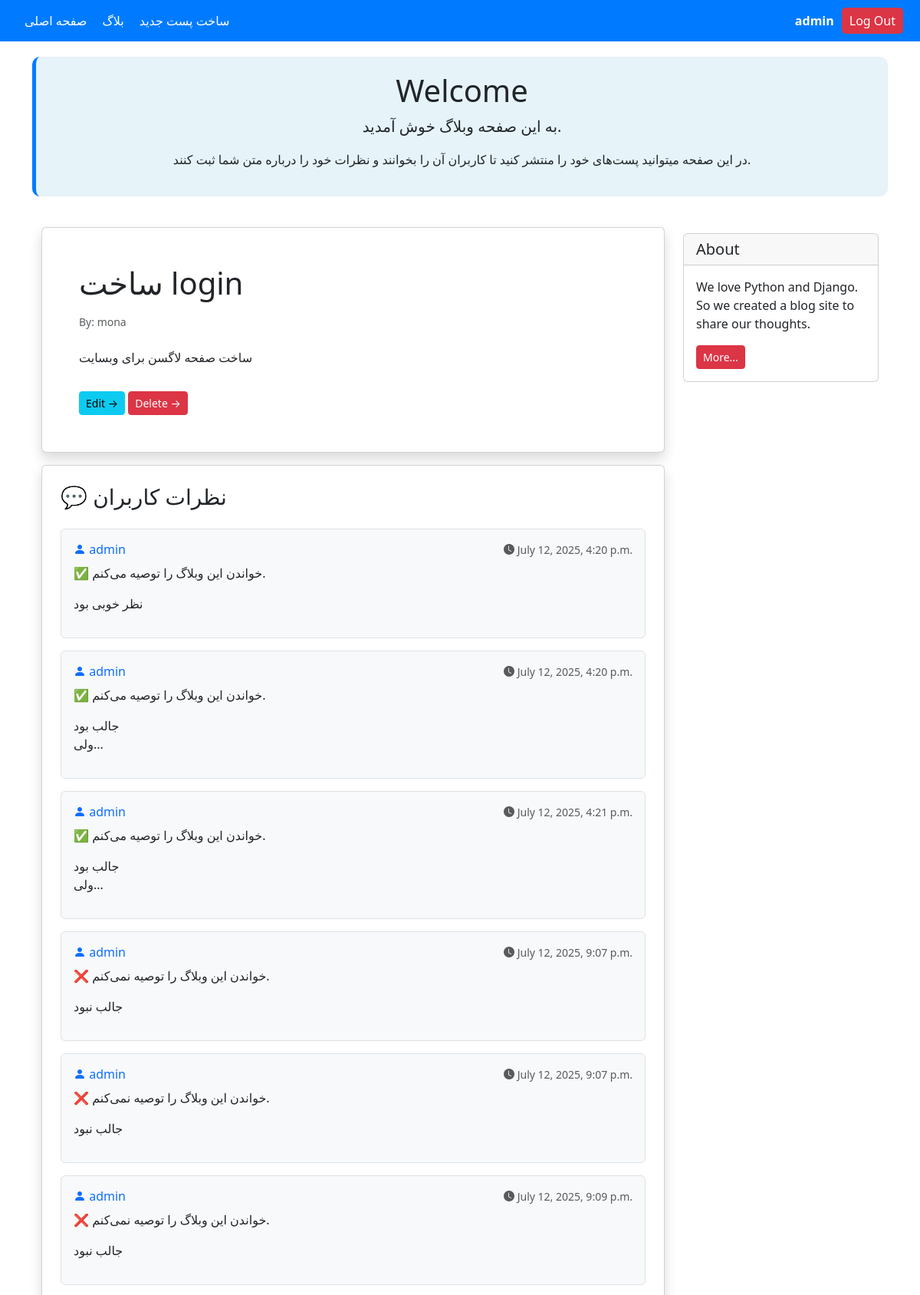
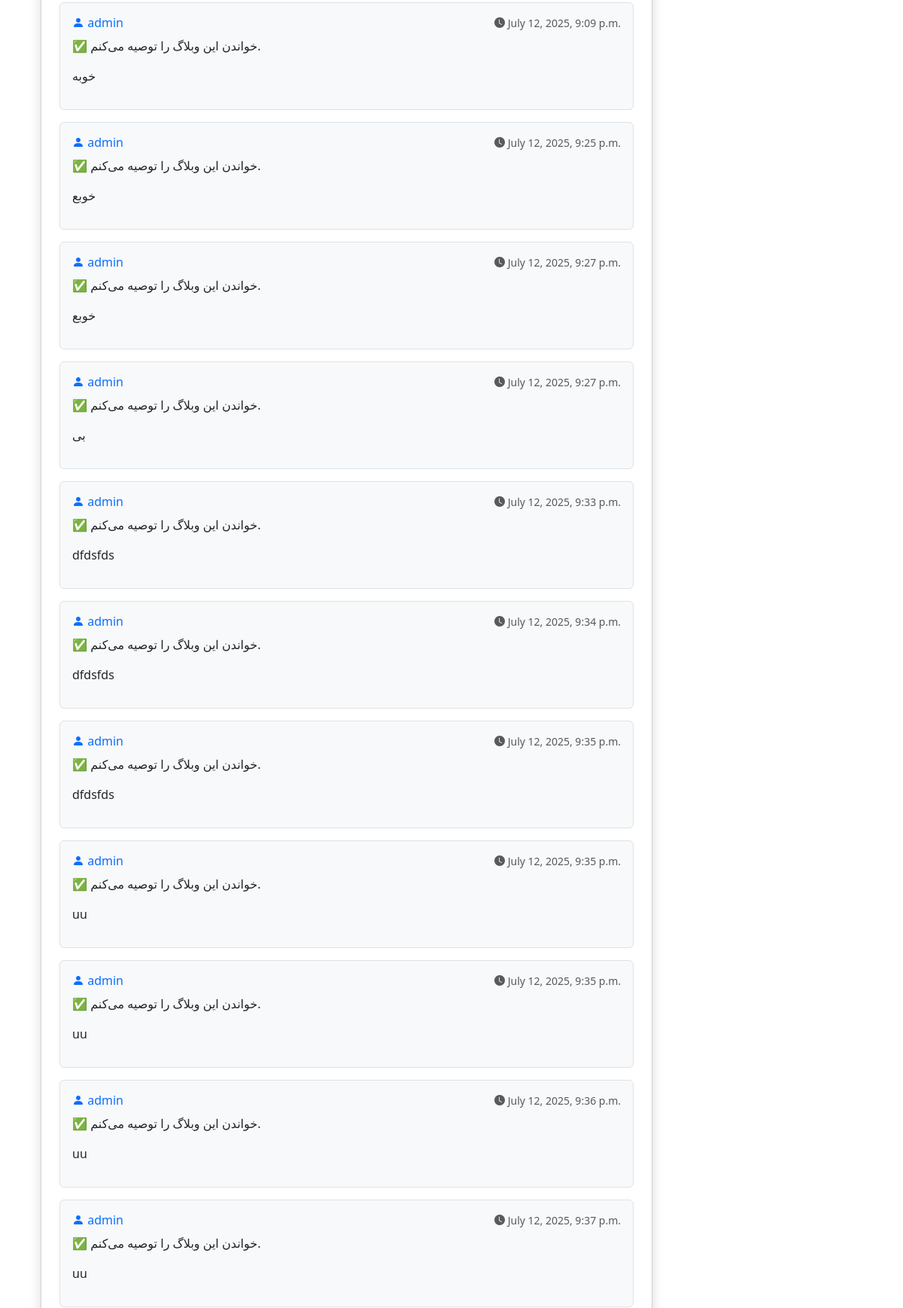
Screenshot of /31/ (signed in, upper part) with the database file from the repository (2 pictures, top to bottom).
### blog/models.py (models this page shows, shortened)
class Post(models.Model):
    STATUS_CHOICES =(
        ('pub','Published'),
        ('drf','Draft'),
    )
    title = models.CharField(max_length=200)
    text = models.TextField()
    datetime_created = models.DateTimeField(auto_now_add=True)
    datetime_modified = models.DateTimeField(auto_now=True)
    status = models.CharField(choices= STATUS_CHOICES,max_length=3 )
    author = models.ForeignKey("auth.User",on_delete = models.CASCADE)

class Comment(models.Model):
    text = models.TextField()
    datetime_created = models.DateTimeField(auto_now_add=True)
    user = models.ForeignKey(get_user_model(),on_delete = models.CASCADE)
    is_activate = models.BooleanField(default=True)
    recommend = models.BooleanField(default=True)
    post = models.ForeignKey(Post,on_delete = models.CASCADE,related_name='comments')

### blog/views.py (the view)
# urls.py: path('<int:pk>/',views.post_detail,name='post_detail'),
def post_detail(request,pk):
    post = get_object_or_404(Post,pk=pk)
    post_comments = post.comments.all()
    if request.method == 'POST':
        comment_form = CommentForm(request.POST)
        if comment_form.is_valid():
            new_comment = comment_form.save(commit=False)
            new_comment.post = post
            new_comment.user = request.user
            new_comment.save()
            comment_form = CommentForm()
    else:
        comment_form = CommentForm()
    return render(request,"blog/post_detail.html",{"post":post,
        "comments":post_comments,
        "comment_form":comment_form,
        })

### blog/templates/blog/post_detail.html (shortened to what this page needs)
{% extends '_base.html' %}
{% load crispy_forms_tags %}
{% block content %}
<div class="container mt-4">
    <div class="row">
        <div class="col-9">
            <div class="card shadow my-3 p-5">
                <h1>{{ post.title }}</h1>
                <p class="small text-muted mt-2">By: {{ post.author }}</p>
                <p class="mt-2">{{ post.text }}</p>
                <div class="mt-3">
                    <a href="{% url 'post_update' post.id %}" class="btn btn-sm btn-info">Edit &rarr;</a>
                    <a href="{% url 'post_delete' post.id %}" class="btn btn-sm btn-danger">Delete &rarr;</a>
                </div>
            </div>
            <div class="card shadow my-3 p-4">
                <h3 class="mb-4">💬 نظرات کاربران</h3>
                    {% for comment in comments %}
                        {% if comment.is_activate %}
                            <div class="border rounded p-3 mb-3 bg-light">
                                <div class="d-flex justify-content-between align-items-center mb-2">
                                    <h6 class="mb-0 text-primary">
                                        <i class="bi bi-person-fill"></i> {{ comment.user.username }}
                                    </h6>
                                    <small class="text-muted">
                                        <i class="bi bi-clock-fill"></i>
                                        {{ comment.datetime_created|date:"F j, Y, g:i a" }}
                                    </small>
                                </div>
                                <p class="mb-1">
                                    {% if comment.recommend %}
                                        ✅ خواندن این وبلاگ را توصیه می‌کنم.
                                    {% else %}
                                        ❌ خواندن این وبلاگ را توصیه نمی‌کنم.
                                    {% endif %}
                                </p>
                                <p class="text-dark">
                                    {{ comment.text|linebreaks }}
                                </p>
                            </div>
                        {% endif %}
                    {% endfor %}
            </div>
        </div>
        <div class="col-3">
            <div class="card my-4">
                <h5 class="card-header">About</h5>
                <div class="card-body">
                    <p class="card-text">We love Python and Django. So we created a blog site to share our thoughts.</p>
                    <a href="#" class="btn btn-sm btn-danger">More...</a>
                </div>
            </div>
        </div>
    </div>
</div>
{% endblock content %}

### templates/_base.html (shortened to what this page needs)
<!DOCTYPE html>
<html lang="fa">
<head>
    <link rel="stylesheet" href="https://cdn.jsdelivr.net/npm/bootstrap@5.3.0/dist/css/bootstrap.min.css">
    <link rel="stylesheet" href="https://cdn.jsdelivr.net/npm/bootstrap-icons@1.10.5/font/bootstrap-icons.css">
</head>
<body>
<nav class="navbar">
    <div class="container-fluid d-flex align-items-center">
        <div class="d-flex align-items-center me-auto">
            <a href="{% url 'post_list' %}">صفحه اصلی</a>
            <a href="/blog">بلاگ</a>
            <a href="{% url 'post_create' %}">ساخت پست جدید</a>
        </div>
        <div class="user-info">
            {% if user.is_authenticated %}
                <span>{{ user.username }}</span>
                <form action="{% url 'logout' %}" method="POST">
                    <button type="submit" class="btn-logout">Log Out</button>
                </form>
            {% else %}
                <a class="text-light" href="{% url 'login' %}">Log in</a> |
                <a class="text-light" href="{% url 'singup' %}">Sing Up</a>
            {% endif %}
        </div>
    </div>
</nav>
<div class="container">
    <div class="welcome-box">
        <h1>Welcome</h1>
        <p class="lead">به این صفحه وبلاگ خوش آمدید.</p>
        <p>در این صفحه میتوانید پست‌های خود را منتشر کنید تا کاربران آن را بخوانند و نظرات خود را درباره متن شما ثبت
            کنند.</p>
    </div>
</div>
<div class="container">
    {% block content %}{% endblock content %}
</div>
</body>
</html>

### templates/_base.html (style rules this page uses)
body { transition: background-color 0.3s, color 0.3s; }
.navbar { background-color: #007bff; padding: 10px; }
.navbar a { color: white; text-decoration: none; margin: 0 10px; }
.welcome-box { background-color: rgba(173, 216, 230, 0.3); border-left: 5px solid #007bff; padding: 20px; border-radius: 10px; text-align: center; margin-top: 20px; }
.user-info { display: flex; align-items: center; gap: 10px; }
.user-info span { color: white; font-weight: bold; }
.user-info .btn-logout { background-color: #dc3545; color: white; border: none; padding: 5px 10px; border-radius: 5px; cursor: pointer; transition: background-color 0.3s; }

### rows the page displays
Post: title "ساخت login", author "mona", text "ساخت صفحه لاگسن برای وبسایت"
Comment: user.username "admin", datetime_created "July 12, 2025, 4:20 p.m.", recommend "✅ خواندن این وبلاگ را توصیه می‌کنم.", text "نظر خوبی بود"
Comment: user.username "admin", datetime_created "July 12, 2025, 4:20 p.m.", recommend "✅ خواندن این وبلاگ را توصیه می‌کنم.", text "جالب بود ولی..."
Comment: user.username "admin", datetime_created "July 12, 2025, 4:21 p.m.", recommend "✅ خواندن این وبلاگ را توصیه می‌کنم.", text "جالب بود ولی..."
Comment: user.username "admin", datetime_created "July 12, 2025, 9:07 p.m.", recommend "❌ خواندن این وبلاگ را توصیه نمی‌کنم.", text "جالب نبود"
Comment: user.username "admin", datetime_created "July 12, 2025, 9:07 p.m.", recommend "❌ خواندن این وبلاگ را توصیه نمی‌کنم.", text "جالب نبود"
Comment: user.username "admin", datetime_created "July 12, 2025, 9:09 p.m.", recommend "❌ خواندن این وبلاگ را توصیه نمی‌کنم.", text "جالب نبود"
Comment: user.username "admin", datetime_created "July 12, 2025, 9:09 p.m.", recommend "✅ خواندن این وبلاگ را توصیه می‌کنم.", text "خوبه"
Comment: user.username "admin", datetime_created "July 12, 2025, 9:25 p.m.", recommend "✅ خواندن این وبلاگ را توصیه می‌کنم.", text "خوبع"
Comment: user.username "admin", datetime_created "July 12, 2025, 9:27 p.m.", recommend "✅ خواندن این وبلاگ را توصیه می‌کنم.", text "خوبع"
Comment: user.username "admin", datetime_created "July 12, 2025, 9:27 p.m.", recommend "✅ خواندن این وبلاگ را توصیه می‌کنم.", text "بی"
Comment: user.username "admin", datetime_created "July 12, 2025, 9:33 p.m.", recommend "✅ خواندن این وبلاگ را توصیه می‌کنم.", text "dfdsfds"
Comment: user.username "admin", datetime_created "July 12, 2025, 9:34 p.m.", recommend "✅ خواندن این وبلاگ را توصیه می‌کنم.", text "dfdsfds"
Comment: user.username "admin", datetime_created "July 12, 2025, 9:35 p.m.", recommend "✅ خواندن این وبلاگ را توصیه می‌کنم.", text "dfdsfds"
Comment: user.username "admin", datetime_created "July 12, 2025, 9:35 p.m.", recommend "✅ خواندن این وبلاگ را توصیه می‌کنم.", text "uu"
Comment: user.username "admin", datetime_created "July 12, 2025, 9:35 p.m.", recommend "✅ خواندن این وبلاگ را توصیه می‌کنم.", text "uu"
Comment: user.username "admin", datetime_created "July 12, 2025, 9:36 p.m.", recommend "✅ خواندن این وبلاگ را توصیه می‌کنم.", text "uu"
Comment: user.username "admin", datetime_created "July 12, 2025, 9:37 p.m.", recommend "✅ خواندن این وبلاگ را توصیه می‌کنم.", text "uu"

### other values shown
{{ user.username }} "admin"
